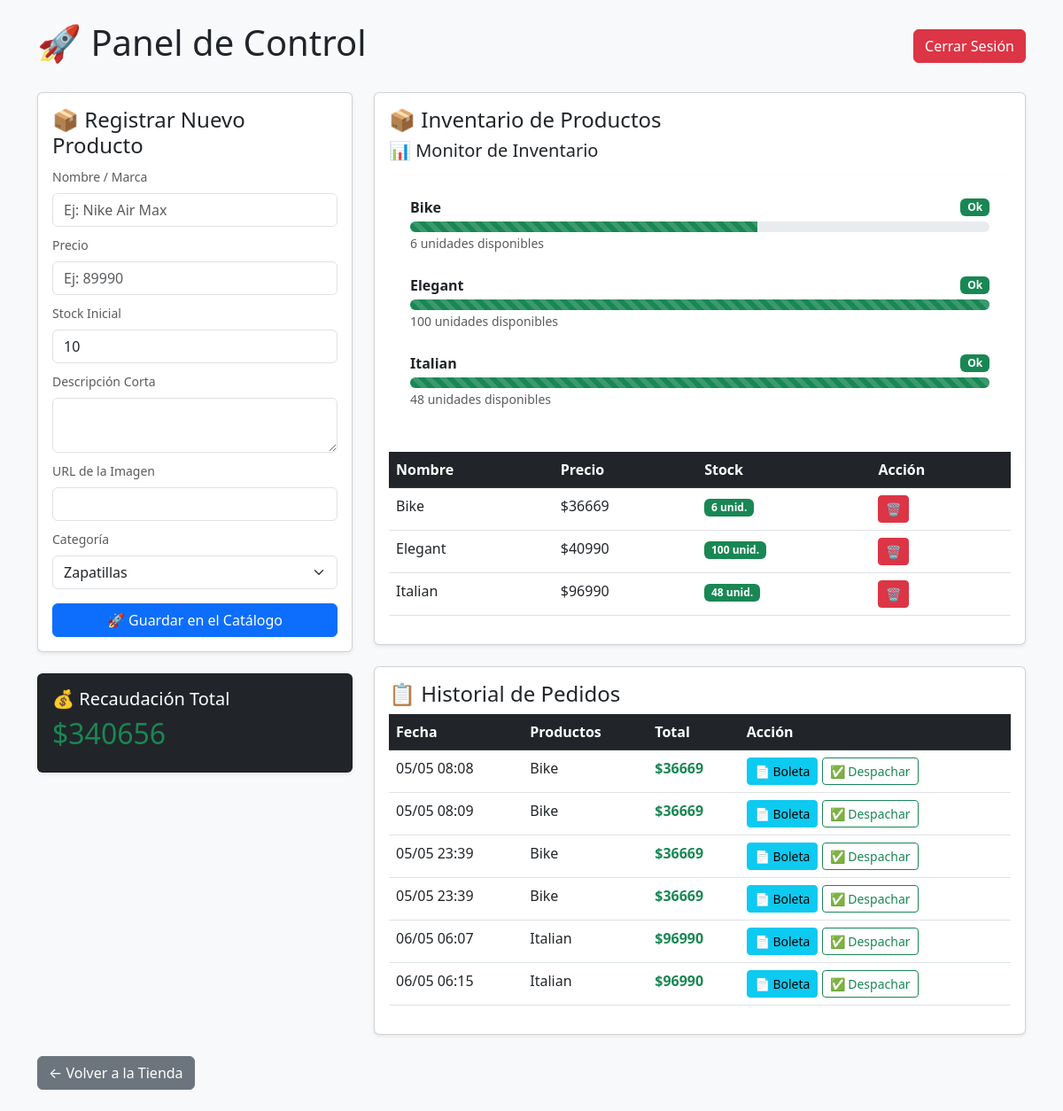
Before: /admin (signed in) with the older database file.
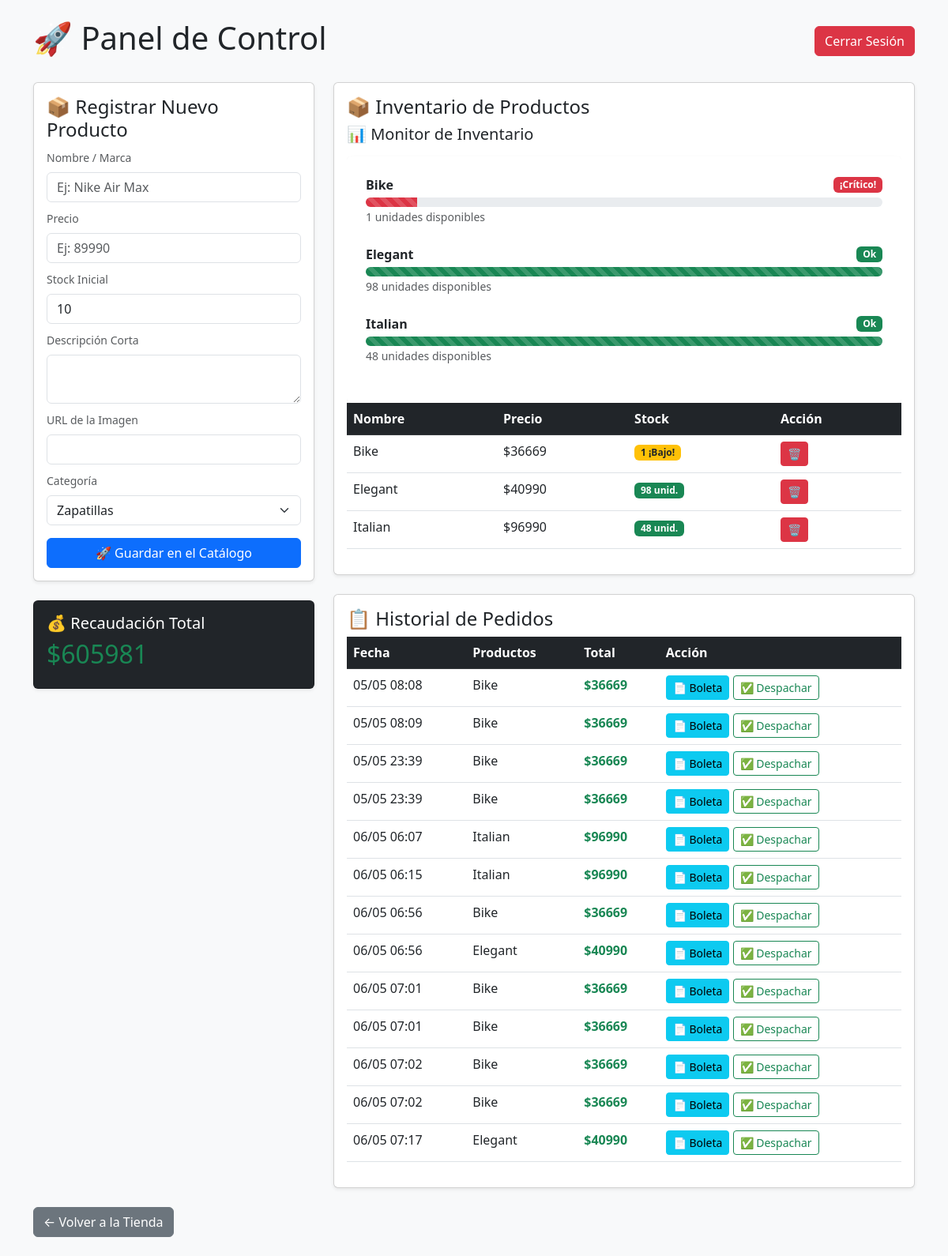
After: the same page with the newer database file.
### app.py (models this page shows)
class Producto(db.Model):
    id = db.Column(db.Integer, primary_key=True)
    nombre = db.Column(db.String(100), nullable=False)
    precio = db.Column(db.Integer, nullable=False)
    descripcion = db.Column(db.String(500))
    imagen = db.Column(db.String(500))
    categoria = db.Column(db.String(50))
    stock = db.Column(db.Integer, default=10)

class Pedido(db.Model):
    id = db.Column(db.Integer, primary_key=True)
    productos_nombres = db.Column(db.String(500))
    total_pagado = db.Column(db.Integer)
    fecha = db.Column(db.DateTime, default=db.func.now())

### app.py (the view, shortened to what this page needs)
@app.route('/admin', methods=['GET', 'POST'])
def admin():
    if not session.get('admin_logueado'): return redirect(url_for('login'))
    productos = Producto.query.all()
    pedidos = Pedido.query.all()
    recaudacion = sum(p.total_pagado for p in pedidos) if pedidos else 0
    return render_template('admin.html', productos=productos, pedidos=pedidos, recaudacion=recaudacion)

### templates/admin.html (shortened to what this page needs)
<!DOCTYPE html>
<html lang="es">
<head>
    <link href="https://cdn.jsdelivr.net/npm/bootstrap@5.3.0/dist/css/bootstrap.min.css" rel="stylesheet">
</head>
<body class="bg-light p-4">
    <div class="container">
        <div class="d-flex justify-content-between align-items-center mb-4">
            <h1>🚀 Panel de Control</h1>
            <a href="/logout" class="btn btn-danger">Cerrar Sesión</a>
        </div>
        <div class="row">
            <div class="col-md-4">
                <div class="card p-3 shadow-sm mb-4">
                    <h4>📦 Registrar Nuevo Producto</h4>
                    <form method="POST">
                        <div class="mb-2">
                            <label class="form-label text-muted small">Nombre / Marca</label>
                            <input type="text" name="nombre" class="form-control" placeholder="Ej: Nike Air Max" required>
                        </div>
                        <div class="mb-2">
                            <label class="form-label text-muted small">Precio</label>
                            <input type="number" name="precio" class="form-control" placeholder="Ej: 89990" required>
                        </div>
                        <div class="mb-2">
                            <label class="form-label text-muted small">Stock Inicial</label>
                            <input type="number" name="stock" class="form-control" value="10" required>
                        </div>
                        <div class="mb-2">
                            <label class="form-label text-muted small">Descripción Corta</label>
                            <textarea name="descripcion" class="form-control" rows="2"></textarea>
                        </div>
                        <div class="mb-2">
                            <label class="form-label text-muted small">URL de la Imagen</label>
                            <input type="text" name="imagen" class="form-control">
                        </div>
                        <div class="mb-3">
                            <label class="form-label text-muted small">Categoría</label>
                            <select name="categoria" class="form-select" required>
                                <option value="Zapatillas">Zapatillas</option>
                            </select>
                        </div>
                        <button type="submit" class="btn btn-primary w-100">🚀 Guardar en el Catálogo</button>
                    </form>
                </div>
                <div class="card p-3 bg-dark text-white shadow-sm">
                    <h5>💰 Recaudación Total</h5>
                    <h2 class="text-success">${{ recaudacion }}</h2>
                </div>
            </div>
            <div class="col-md-8">
                <div class="card p-3 shadow-sm mb-4">
                    <h4>📦 Inventario de Productos</h4>
                    <div class="table-responsive">
                        <table class="table table-hover">
                            <thead class="table-dark">
                                <tr>
                                    <th>Nombre</th>
                                    <th>Precio</th>
                                    <th>Stock</th>
                                    <th>Acción</th>
                                </tr>
                            </thead>
                            <tbody>
                                {% for producto in productos %}
                                <tr>
                                    <td>{{ producto.nombre }}</td>
                                    <td>${{ producto.precio }}</td>
                                    <td>
                                        {% if producto.stock > 3 %}
                                            <span class="badge bg-success">{{ producto.stock }} unid.</span>
                                        {% elif producto.stock > 0 %}
                                            <span class="badge bg-warning text-dark">{{ producto.stock }} ¡Bajo!</span>
                                        {% else %}
                                            <span class="badge bg-danger">SIN STOCK</span>
                                        {% endif %}
                                    </td>
                                    <td>
                                        <a href="{{ url_for('eliminar_producto', id=producto.id) }}" class="btn btn-sm btn-danger" onclick="return confirm('¿Borrar?')">🗑️</a>
                                    </td>
                                </tr>
                                {% endfor %}
                            </tbody>
                            <h5 class="mb-3">📊 Monitor de Inventario</h5>
                                  <div class="card p-4 shadow-sm border-0">
                                      {% for p in productos %}
                                      <div class="mb-4">
                                          <div class="d-flex justify-content-between align-items-center mb-1">
                                              <span class="fw-bold text-dark">{{ p.nombre }}</span>
                                              {% if p.stock < 3 %}
                                                  <span class="badge bg-danger">¡Crítico!</span>
                                              {% elif p.stock < 6 %}
                                                  <span class="badge bg-warning text-dark">Reponer</span>
                                              {% else %}
                                                  <span class="badge bg-success">Ok</span>
                                              {% endif %}
                                          </div>
                                          <div class="progress" style="height: 12px; background-color: #e9ecef;">
                                              {% set ancho = (p.stock * 10) if p.stock <= 10 else 100 %}
                                              <div class="progress-bar progress-bar-striped progress-bar-animated
                                                  {% if p.stock < 3 %} bg-danger
                                                  {% elif p.stock < 6 %} bg-warning
                                                  {% else %} bg-success {% endif %}"
                                                  role="progressbar"
                                                  style="width: {{ ancho }}%;">
                                              </div>
                                          </div>
                                          <small class="text-muted">{{ p.stock }} unidades disponibles</small>
                                      </div>
                                      {% endfor %}
                                  </div>
                            </div>
                    </div>
                </div>
                <div class="card p-3 shadow-sm">
                    <h4>📋 Historial de Pedidos</h4>
                    <div class="table-responsive">
                        <table class="table table-hover">
                            <thead class="table-dark">
                                <tr>
                                    <th>Fecha</th>
                                    <th>Productos</th>
                                    <th>Total</th>
                                    <th>Acción</th>
                                </tr>
                            </thead>
                            <tbody>
                                {% for pedido in pedidos %}
                                <tr>
                                    <td>{{ pedido.fecha.strftime('%d/%m %H:%M') }}</td>
                                    <td>{{ pedido.productos_nombres }}</td>
                                    <td class="text-success fw-bold">${{ pedido.total_pagado }}</td>
                                    <td>
                                        <a href="{{ url_for('imprimir_boleta', id=pedido.id) }}" class="btn btn-sm btn-info" target="_blank">📄 Boleta</a>
                                        <a href="{{ url_for('eliminar_pedido', id=pedido.id) }}" class="btn btn-sm btn-outline-success">✅ Despachar</a>
                                    </td>
                                </tr>
                                {% else %}
                                <tr><td colspan="4" class="text-center text-muted">No hay ventas.</td></tr>
                                {% endfor %}
                            </tbody>
                        </table>
                    </div>
                </div>
            </div>
        </div>
        <br>
        <a href="/" class="btn btn-secondary">← Volver a la Tienda</a>
</body>
</html>

Changed rows visible on the page:
changed Producto "Bike": stock "6" → "1"; stock "unid. Ok" → "¡Bajo! ¡Crítico!"
changed Producto "Elegant": stock "100" → "98"
added Pedido: fecha "06/05 06:56", productos_nombres "Bike", total_pagado "36669"
added Pedido: fecha "06/05 06:56", productos_nombres "Elegant", total_pagado "40990"
added Pedido: fecha "06/05 07:01", productos_nombres "Bike", total_pagado "36669"
added Pedido: fecha "06/05 07:01", productos_nombres "Bike", total_pagado "36669"
added Pedido: fecha "06/05 07:02", productos_nombres "Bike", total_pagado "36669"
added Pedido: fecha "06/05 07:02", productos_nombres "Bike", total_pagado "36669"
added Pedido: fecha "06/05 07:17", productos_nombres "Elegant", total_pagado "40990"
Other visible differences:
{{ recaudacion }}: "340656" → "605981"
